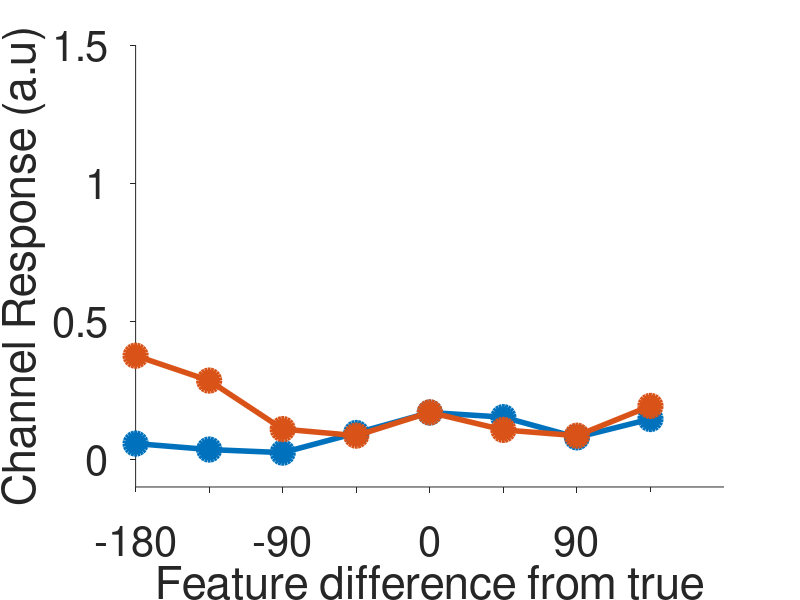
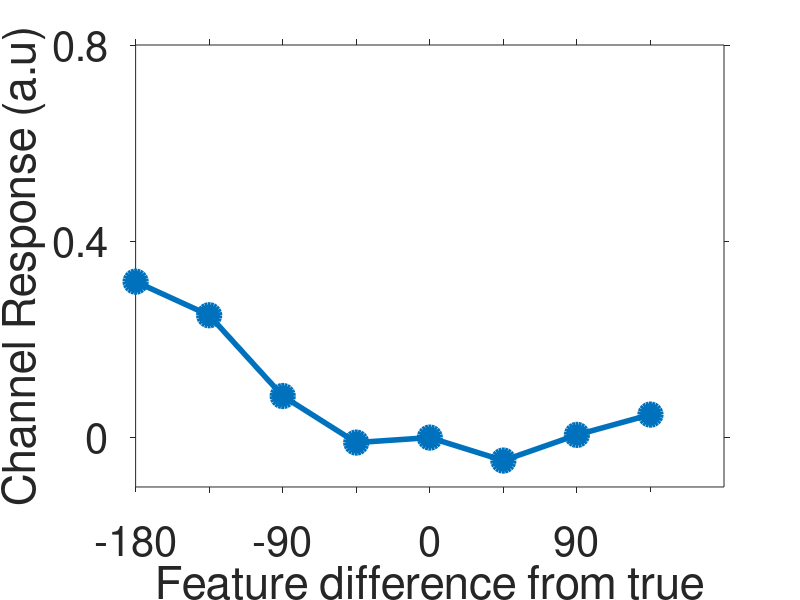
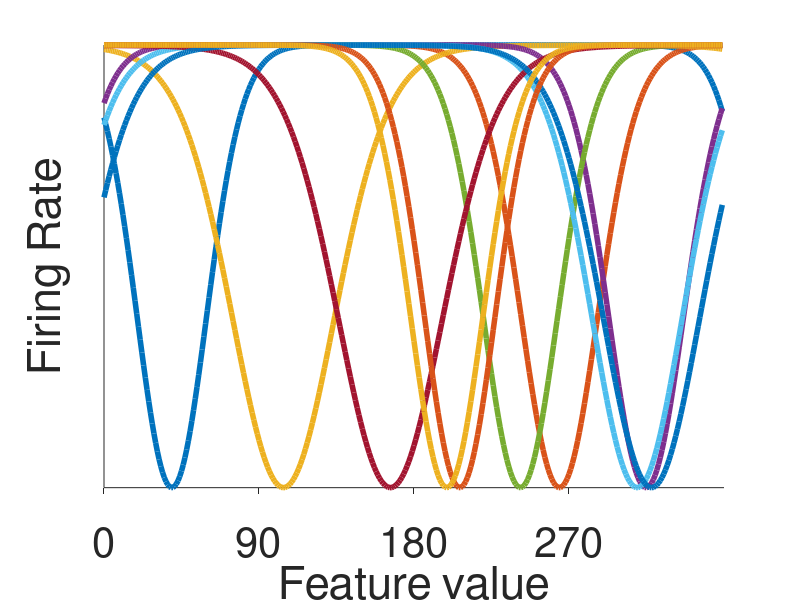
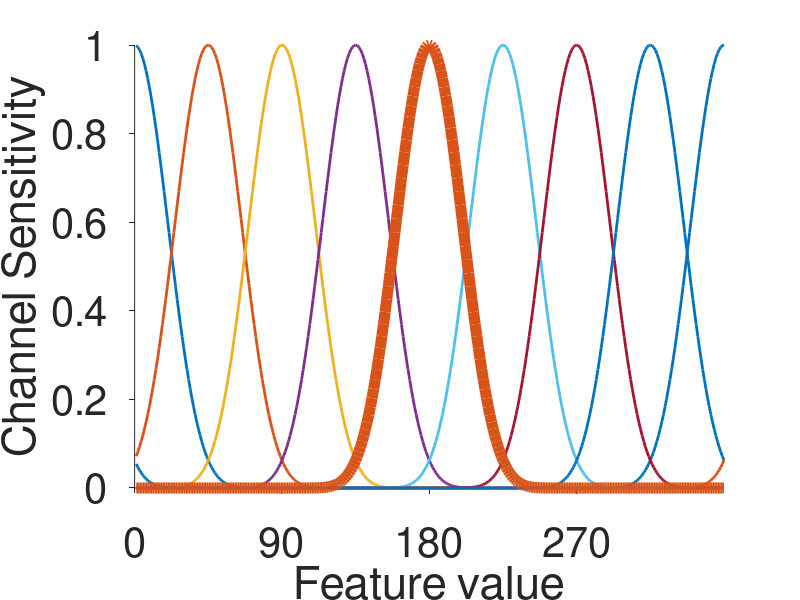

These figures' MATLAB source, in order:
% iem_sim_simple
% written: js (jserences@ucsd.edu) and ts (tsprague@ucsb.edu), 05.2019
%
% implements a simple neuron-to-voxel-to-IEM simulation similar to the
% simulations in Gardner and Liu, 2019 eNeuro (GandL2019). 
% 
% To keep the linear transform part of this simulation simple and to improve readability, 
% the number of features (nf) is always fixed at 8, as is
% the number of 'channels' (nc) (after GandL2019). See in-line comments for more
% on this and see references below for code that can actually be used to analyze
% fMRI/EEG data where the constraint is only that nf>nc.
%
% see here for the more practical tutorial code: 
% https://github.com/tommysprague/IEM-tutorial (Matlab)
% https://github.com/JohnSerences/encoding_models (Python)
% 
% In this simulation, each voxel contains a bunch of simulated neurons,
% with each neuron having a von Mises tuning function with randomly generated tuning preference mu and 
% concentration k (i.e. tuning width).
%
% After voxel responses are generated, the simulation will apply a forward
% model that consists either of raised cos basis functions, stick
% functions (delta), or linearly transformed (xformed) versions of these standard basis functions so
% that they become bimodal. The simulation will then fit the forward model
% (however specified), invert the model to recover channel responses, and
% then either multiply the resulting channel response profiles by inv(xform) or not...
% 
% Unlike Gardner and Liu, this simulation will implement a two-condition
% experiment in which there is attentional gain on the neural responses in
% condition 2 compared to condition 1 (note this could be contrast-induced
% gain, or whatever...its just a scalar applied to stimulus-driven 
% neural population response profile)
%
% At the end of the simulation, a simple linear regression will be
% performed to quantify the difference in response amplitude between
% conditions. This is not suggested as a real final analysis for this type of data,
% especially in the case of funky basis functions. Instead, this is just meant to
% provide a quick summary of the estimated amplitude of the
% difference between conditions. 
%
% sample settings...
% Setting 1: 
% use_cos_or_stick = 1;
% use_xform = 0; 
% inverse_before_shift = 0;
% will analyze the data with typical cos^x basis set
%
% Setting 2: 
% use_cos_or_stick = 1;
% use_xform = 1; 
% inverse_before_shift = 0;
% will analyze with bimodal basis in forward model, and after inversion, channel
% response profile will also tend to be bimodal. Importantly, the difference 
% in amplitude between condtions is well-preserved, even though a bimodal basis set was used.
% Note that with a lot of noise, quantifying the amplitude (and
% baseline/shape) of bi-modal channel response profiles is more difficult, and 
% some small differences in amp/baseline of the responses may appear. But
% comparisons between condition 1 and condition 2 (esp amplitude minus baseline) yield similar 
% results as Setting 1 across a wide range of noise values.  
% 
% Setting 3: 
% use_cos_or_stick = 1;
% use_xform = 1; 
% inverse_before_shift = 1;
% will analyze with bimodal basis in forward model, but will then multiply
% channel responses by inv(xform). Will produce same differences between
% condition 1 and condition 2 as Setting 1
% even though the forward model used bimodal as opposed to cos^x basis funcs. 
% Note also that because in both cases we're quantifying cos-like channel response profiles 
% when assessing the differences between condition 1 and condition 2, that 
% the results of this analysis will be the same as under Setting 1 across noise levels.
% 
% You can also set use_cos_or_stick to 0 to see similar patterns of
% condition-wise differences given xformed and non-xformed basis sets when
% stick basis functions are used in place of cos^x

clear
close all

%% number of stimulus features and number of channels in forward model
% note that features are currently spaced evenly over a 360 deg feature
% space - for the moment set these to 8 and 8 and in this code and leave these
% as fixed values so that the xform steps work in a straightforward manner. 
% To actually implement this analysis on real data, nc and nf do not have to be the same, so long 
% as nf>nc. For more practical guides to implementation on real data, see:
% https://github.com/tommysprague/IEM-tutorial (Matlab)
% https://github.com/JohnSerences/encoding_models (Python)
% This code simply meant to emulate a version of the GandL2019
% simulation with nf==nc==8. 

nf = 8;    % number of features in experiment (orientations, direction, locations, etc) - note: will define over 2*pi by default
nc = 8;    % number of channels in basis set

%% use cos (1) or stick functions (0) for forward model
use_cos_or_stick = 1;

%% apply linear transform to make a bimodal basis? 1=yes, 0=no
use_xform = 0; 

%% multiply channel responses by inv(xform) before shifting/averaging/fitting? this 
% will be applied to channel responses after model inversion and will undo the effects of 
% the xform on the original basis (akin to GandL2019 Figure 3)
inverse_before_shift = 0;

%% set the gain for condition differences here. In this simulation, only have 
% a scalar gain parameter. 
attn_gain = 1.8;

%% scalar for setting randn noise added to the simulated data set - added at 
% the level of simulated neurons - keep in mind that this noise should be
% considered in the context of each neurons min and max response that is
% set below.
n = 50;     

%% Mixing vec for generating bi-modal basis (xform matrix). The 
% nc x nc xform matrix is made by circularly shifting this vector. Note that 
% this imposes a constraint on the hard-coded nc=8...could replace this
% with a function to generate a mixing-vec of length(nc) if you want a more
% flexible simulation. 
mixing_vec = 0.8 * [0 1 0.95 0 0.05 0 0.95 1];

%% number of trials in simulated experiment (must be evenly divisible by nf)
% 1/2 of the trials will be in condition 1, and 1/2 in condition 2, and
% furthermore a balanced 1/2 will be used as the training set and the other
% 1/2 as the test set. 
ntrials = 256;       

%% how many voxels to simulate? 
nvox = 50;              

%% number of 'neurons' in each voxel - doesn't matter too much so long as it's 
% reasonable, but will slow things down quite a bit if this gets too large.
% 50-100 seems to work fine and finished pretty quickly on most machines. 
nn = 100;

%% max response of neurons in each voxel, and range of max responses. if 
% max_neural_resp_range == 0, then max of all neural tfs peak at max_neural_resp, if
% max_neural_resp_range > 0 then max neural tfs given by: 
% max_neural_resp + 2*(rand-.5)*max_neural_resp_range
% note that these values are not meant to be super meaningful, just to get
% responses off of 0...
max_neural_resp = 30;         % max of neural tfs
min_neural_resp = 5;          % min of neural tfs
max_neural_resp_range = 0;          

%% range of concentrations for neural tuning functions - if [x,x] then all 
% neurons will have concentration set by x, if [x,y], then random uniform
% distribution of concentration parameters over the range x:y.
% randomly within each voxel across the range x:y
k_range = [3,8];   % modest range, note that bigger k == narrower tuning
%k_range = [1 14]; % bigger range
%k_range = [4,4];  % shared value for all neurons
           
%% raised cos for making design matrix of forward
% model - specify xx and mu in radians.
make_cos_basis = @(xx,mu) max(0, cos(xx - mu)).^(nc-mod(nc,2));

%% circular gaussian (vm) - used for neural tuning 
% - use radians for xx and mu...use this as opposed to make_cos_basis just for 
% historical reasons...can adjust bandwidth with k (k->bigger == narrower
% tuning)
make_vm = @(xx,mu,k) exp(k.*(cos(xx-mu)-1));

%% main section for generating neural tuning and then voxel responses
% first define the tuning preference of 'neurons' in each simulated voxel
% Then compute summed neural response in each voxel and add noise to response on each trial, and
% gain per condition as appropriate. Note that gain is scalar 

% stim features - defined over a 2*pi circular space 
stim_x = linspace(0, 2*pi-(2*pi/nf), nf); 

% neural tuning function x-axis - 2*pi radian space to define neural tfs. 
neural_x = linspace(0, 2*pi-(2*pi/360), 360);

% make a list of the feature on each trial - keep balanced for now...
trial_features = repmat(stim_x', ntrials/nf, 1); 

% make a list of trial conditions - first nf trials in cond1, next nf
% trials in cond2, repeat...
trial_conds = repmat([ones(nf,1);ones(nf,1)*2],ntrials/(nf*2),1);

% set up scalar gain for each trial - vector of ones for cond1 trials, and
% attn_gain for cond2 trials. Since the trials are organized as 1:nf ==
% cond1, nf+1:nf*2 are cond2, etc, can stack nf ones on top of nf attn_gain
% and then repmat that to assign gain to each trial in the simulation
trial_gain = repmat([ones(nf, 1); repmat(attn_gain, nf, 1)], ntrials/(nf*2), 1);

% figure out neural tfs for each voxel.
% random tuning of neurons in each voxel...this is a 
% nvox x nn matrix of tuning preferences for the neurons in each voxel 
n_prefs = rand(nvox,nn) * (2*pi);

% compute the actual neural response on each trial and generate voxel responses...
% start loop over voxels...generate a #trial x #vox matrix, just like we normally use for analysis of real data. 
sim_vox_data = nan(ntrials,nvox);

for vox = 1:nvox

    % generate a vector k to govern concentration of neural tuning functions.
    % If k_range = [x,x] or k_range = [x], then k==x for every voxel
    k = rand(1,nn)*(k_range(end)-k_range(1)) + k_range(1); 

    % neural tuning functions - will return a nn x 360 matrix, with a
    % neural tuning function centered on n_prefs(vox,neuron) and with concentration 
    % k in each row...doing this without looping over #neurons
    n_tfs_temp = make_vm(repmat(neural_x,nn,1), repmat(n_prefs(vox,:)',1,360), repmat(k',1,360));
    
    % then scale the n_tfs...can all have same max resp (if max_neural_resp_range==0) 
    % or different if max_neural_resp_range>0...
    max_resp_in_each_neuron = repmat(0, 1, 360);
    n_tfs = (n_tfs_temp .* (max_resp_in_each_neuron-min_neural_resp) + min_neural_resp);
    
    % now compute the response on every trial for every voxel
    % add gain and noise as specified...
    for trial = 1:ntrials

        % then find the index into the columns of 
        % the n_tfs matrix that most closely corresponds to the stimulus presented 
        % on the present trial (this will also support a full range of stimulus
        % features that take on random values in future versions of simulation 
        % if desired). 
        [~,feat_ind] = min(abs(neural_x-trial_features(trial)));
        
        % grab column out of n_tfs to generate stimulus-driven response on current 
        % trial in current voxel...then add noise, then 
        % apply gain to n_tfs...note that noise added here before gain! 
        n_tfs_w_noise = n_tfs(:, feat_ind)+(randn(nn,1)*n);
        
        % then multiply by scalar gain factor on current trial
        n_tfs_w_noise_gain = trial_gain(trial) * n_tfs_w_noise;        
        
        % get the vector of responses, take sum as voxel response on this
        % trial
        sim_vox_data(trial,vox) = sum(n_tfs_w_noise_gain);
        
    end 
end

%% use half the data for training
% this will be balanced across condition 1 and condition 2
trn  = sim_vox_data(  1:(ntrials/2),:);
trnf = trial_features(1:(ntrials/2),:);

%% the other half for testing
tst  = sim_vox_data(  (ntrials/2)+1:end, :);
tstf = trial_features((ntrials/2)+1:end, :);

% vector for labeling conditions in the tst data 
tst_cond = trial_conds((ntrials/2)+1:end);

%% make design matrix 
channel_x = linspace(0, 2*pi-(2*pi/nc), nc); 
X = zeros(size(trn,1), nc);

% use stick (delta) or cos basis functions
if use_cos_or_stick==1
    % cos basis
    for i = 1:size(trn,1)
        X(i,:) = make_cos_basis(channel_x, trnf(i));
    end

elseif use_cos_or_stick==0
    % stick functions
    for i = 1:size(trn,1)
        X(i,trnf(i)==stim_x)=1;
    end
    
else
    disp('error in dm construction')
    return
end

% normalize to have unit amp
X = X./max(X(:)); 

%% linear transform of X? 
if use_xform==1
    mix_mat = zeros(nc,nc);
    % circshift...
    for i = 1:nc
        mix_mat(i,:) = circshift(mixing_vec, [0,(i-1)]);
    end 
    X = X*mix_mat;
end

%% compute weights (forward model)
w = X\trn;

%% invert to compute channel responses
% cr = (inv(w*w')*w*tst')'; 
cr = (w.'\tst.').';

%% then shift the rows to recenter channel response profiles

% apply inverse transform before circ shifting? 
if use_xform==1 && inverse_before_shift==1
    cr = cr * inv(mix_mat); 
end

% figure out how much to shift each profile by to 'center' it (although
% with xformed basis, not really sure so much where the center is anymore,
% but can shift it anyway to a common point at least). 
shiftby = (nf/2)+1;

% do the shifting
for ii=1:size(cr,1)
   cr(ii,:) = circshift(cr(ii,:), shiftby-find(tstf(ii)==stim_x), 2);
end

%% fitting the difference between conditions, just as a check to see if the 
% magnitude of the difference is preserved across transforms. 

% compute difference 
d = mean(cr(tst_cond==2,:))-mean(cr(tst_cond==1,:));

% build a dm for regression to estimate amp and baseline offset of
% difference - grab a row out of the main design matrix X and use that,
% plus a column of ones

if use_xform==1 && inverse_before_shift==1 
    % invert the dm X so we can grab a row
    nX = X*inv(mix_mat);  % assign to nX for plotting (so we can preserve the original X)
else
    nX = X; 
end

% plots...
marksersz = 15; 
lw = 4; 
fsz = 30; 
px = -180:360/nc:180-(360/nc);
 
% make some plots
figure(1), clf, hold on
%title('Cond1 vs. Cond2')
plot(px, mean(cr(tst_cond==1,:)), 'o-', 'markersize', marksersz, 'linewidth', lw, 'MarkerFaceColor', 'auto')
plot(px, mean(cr(tst_cond==2,:)), 'o-',  'markersize', marksersz, 'linewidth', lw, 'MarkerFaceColor', 'auto')
set(gca, 'XTick', px,'TickDir','out')
set(gca, 'XLim', [-180, 180])
set(gca, 'XTickLabel', {'-180','','-90','','0','','90',''})
set(gca, 'YLim', [-.1, 1.5])
set(gca, 'YTick', 0:.5:1.5)
xlabel('Feature difference from true')
ylabel('Channel Response (a.u)')
%legend({'Cond1', 'Cond2'}, 'FontSize', fsz, 'Location', 'NorthEast')
set(gca, 'FontSize', fsz)

figure(2), clf
%title('Difference (Cond2 - Cond1)')
plot(px, mean(cr(tst_cond==2,:))-mean(cr(tst_cond==1,:)), 'o-', 'markersize', marksersz, 'MarkerFaceColor', 'auto', 'linewidth', lw)
set(gca, 'XTick', px,'TickDir','out')
set(gca, 'XLim', [-180, 180])
set(gca, 'XTickLabel', {'-180','','-90','','0','','90',''})
set(gca, 'YLim', [-.1, .8])
set(gca, 'YTick', 0:.4:.8)
xlabel('Feature difference from true')
ylabel('Channel Response (a.u)')
set(gca, 'FontSize', fsz)

figure(3), clf, hold on
%title('Neural tuning in a voxel')
plot(neural_x*180/pi, n_tfs(1:10,:)', '-', 'markersize', marksersz, 'MarkerFaceColor', 'auto', 'linewidth', lw)
%plot(neural_x*180/pi, n_tfs([2,21,44],:)', '-', 'linewidth', lw*4)
tmpx = linspace(0,360-360/nf,nf/2);
set(gca, 'XLim', [0, 360],'XTick',neural_x(1:90:end)*180/pi,'TickDir','out');
set(gca, 'YTick',[])
xlabel('Feature value')
ylabel('Firing Rate')
set(gca, 'FontSize', fsz)

% plot a continuous version of the basis set for making figure...

% if cosine basis...
if use_cos_or_stick == 1
    nth = 360; myth = linspace(360/nth,360,nth); chth = linspace(0,360-360/nf,nf);
    tmpX = make_cos_basis(deg2rad(myth.'),deg2rad(chth));
    
    if use_xform==1
        contX = tmpX*mix_mat;
    else
        contX = tmpX;
    end
    
    figure(4), clf, hold on
    %title('Basis set (continuous)')
    plot(myth,contX,'-','LineWidth',lw/2);
    plot(myth,contX(:,5),'-','LineWidth',lw*2);
    set(gca, 'XLim', [0, 360],'XTick',chth(1:2:end),'TickDir','out');
    xlabel('Feature value')
    ylabel('Channel Sensitivity')
    set(gca, 'FontSize', fsz)
    
end